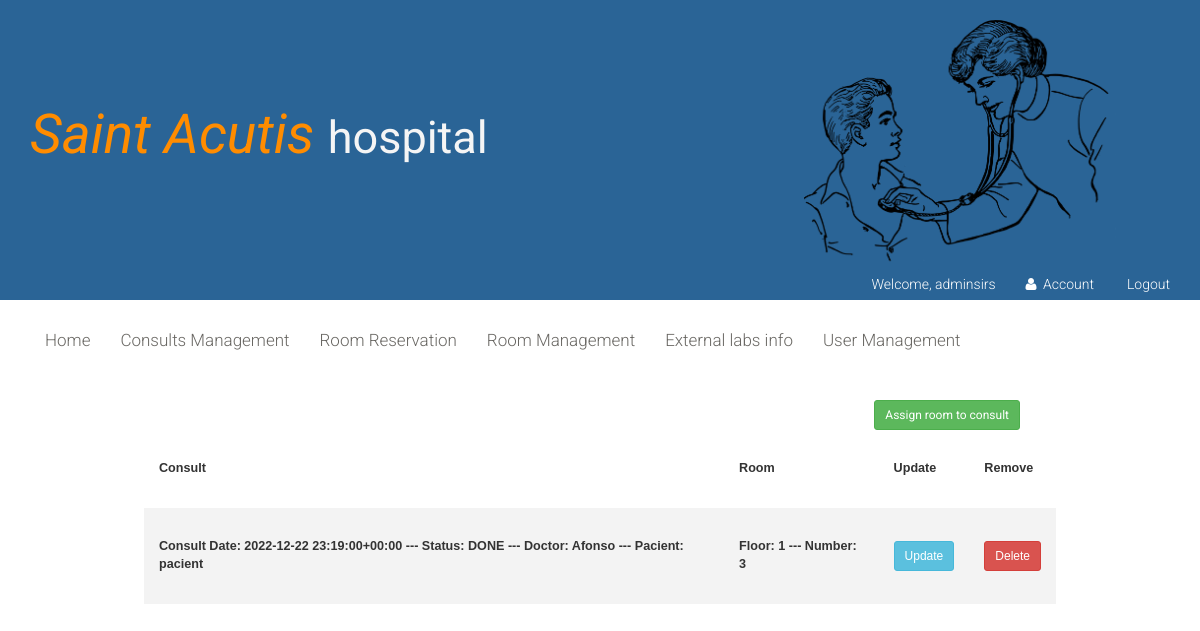
Screenshot of /room-consult-management/ (signed in) with the database file from the repository.
### SAH/models.py (models this page shows, shortened)
class ConsultRoomReservation(models.Model):
    room = models.ForeignKey(Room, on_delete=models.CASCADE)
    consult = models.ForeignKey(Consult, on_delete=models.CASCADE)

class Consult(models.Model):
    scheduled_date = models.DateTimeField(default=datetime.now, null=True)
    consult_date = models.DateTimeField( blank=True, null=True)
    pacient = models.ForeignKey(Pacient, on_delete=models.CASCADE)
    doctor = models.ForeignKey(Doctor, on_delete=models.CASCADE)
    status = models.CharField(choices=(('WAITING','WAITING'),('ACCEPT','ACCEPT'), ('DONE','DONE')), max_length=200)
    description = models.CharField(max_length=150)
    def __str__(self):
        return "Consult Date: " + str(self.consult_date) +  " --- Status: " + str(self.status) + " --- Doctor:    " + self.doctor.name + " --- Pacient: " + self.pacient.name

class Doctor(models.Model):
    user = models.OneToOneField(User, on_delete=models.CASCADE)
    specialization = models.ForeignKey(Specialization, on_delete=models.CASCADE)
    gender = models.CharField(max_length=150, choices=(('Female','Female'), ('Male','Male'),('Other','Other')))
    name = models.CharField(max_length=200)
    address = models.CharField(max_length=400)
    phone_number = models.IntegerField( blank=True, null=True)
    birth_date = models.DateField( blank=True, null=True)
    id_card = models.IntegerField( blank=True, null=True)

class Pacient(models.Model):
    user = models.OneToOneField(User, on_delete=models.CASCADE)
    name = models.CharField(max_length=200)
    gender = models.CharField(max_length=150, choices=(('Female','Female'), ('Male','Male'),('Other','Other')))
    address = models.CharField(max_length=400)
    phone_number = models.IntegerField( blank=True, null=True)
    birth_date = models.DateField( blank=True, null=True)
    id_card = models.IntegerField( blank=True, null=True)

class Room(models.Model):
    number = models.IntegerField( blank=True, null=True)
    floor = models.IntegerField( blank=True, null=True)
    def __str__(self):
        return "Floor: " + str(self.floor) + " --- Number: " + str(self.number)

### SAH/views.py (the view)
# urls.py: path('room-consult-management/', views.room_consult_management, name='room-consult-management'),
def room_consult_management(request):
    if request.user.is_authenticated and request.user.is_superuser:
        return render(request, 'room-consult-management.html', {'consultRoomReservations': ConsultRoomReservation.objects.all()})
    return redirect('login')

### SAH/templates/room-consult-management.html (shortened to what this page needs)
{% extends "layout.html" %}
{% block content %}
	<section style="width: 100%; height:auto">
        <p>
            <a class="btn btn-sm btn-success" style="
             float:right;margin-right:180px"  href="{% url 'create-room-consult' %}" > Assign room to consult </a>
         </p>
        <div   >
                <div   >
                <table class="styled-table">
                <tr>
                    <th>Consult</th>
                    <th>Room </th>
                    <th>Update</th>
                    <th>Remove</th>
                </tr>
                {% for consultReservation in consultRoomReservations %}
                    <tr>
                        <th>{{ consultReservation.consult }}</th>
                        <th>{{ consultReservation.room }}</th>
                        <th><a class="btn btn-sm btn-info" href="{% url 'update-room-consult' consultReservation.id %}">Update</a></th>
                        <th><a class="btn btn-sm btn-danger" href="{% url 'deleteRoomConsult' consultReservation.id %}">Delete</a></th>
                    </tr>
                {%  endfor %}
                </table>
        </div>
    </div>
	</section>
{% endblock %}

### SAH/templates/layout.html (shortened to what this page needs)
<!DOCTYPE html>
<html lang="en">
<head>
    {% load static %}
    <link href="{% static 'css/bootstrap.min.css' %}" rel="stylesheet">
    <link  href="{% static "css/font-awesome.min.css" %}"  rel="stylesheet">
    <link href="{% static "css/prettyPhoto.css" %}"  rel="stylesheet">
    <link href="{% static "css/price-range.css" %}" rel="stylesheet">
    <link href="{% static "css/animate.css" %}" rel="stylesheet">
    <link href="{% static "css/main.css" %}" rel="stylesheet">
    <link href="{% static "css/responsive.css" %}" rel="stylesheet">
</head>
<body >
	<header >
		<div style="height: 300px; background-color: #2a6496;" >
            <img src="../static/images/img-1.png" style=" background-repeat: no-repeat; position: absolute; height: 250px; width: auto; filter: brightness(10) invert(1); margin-top:20px; margin-left: 67%;" >
            <div class="container">
				<div class="row">
					<div class="col-md-8 clearfix">
						<div class="logo pull-left"  style="margin-top: 95px">
                            <a href="{% url "home" %}" > <span style="color: darkorange; font-size: 55px; font-style: italic"   >Saint Acutis </span></a><span style="color: whitesmoke; font-size: 45px;"   >hospital</span></a>
						</div>
					</div>
					<div class="col-md-12 clearfix" style="margin-top: 90px;">
						<div class="shop-menu clearfix pull-right">
							<ul style="float:right" class="nav navbar-nav" >
                                {% if user.is_authenticated %}
								    <li><a style="background-color: #2a6496; color: white"  href="" > Welcome, {{ user.get_username }}</a></li>
                                    <li><a style="background-color: #2a6496; color: white" href="{% url 'account' %}"><i class="fa fa-user"></i> Account</a></li>
                                    <li ><a style="background-color: #2a6496; color:white"  href="{% url "logout" %}">Logout </a></li>
                                {% else %}
								    <li><a style="background-color: #2a6496; color:white" href="{% url 'login' %}" ><i class="fa fa-sign-in" aria-hidden="true"></i>Login</a></li>
                                {%  endif %}
							</ul>
						</div>
					</div>
				</div>
			</div>
		</div>
            <div class="header-bottom">
                <div class="container " >
                    <div class="row">
                        <div class="col-sm-12">
                            <div class="mainmenu  col-sm-12  pull-left" >
                                <ul style="float:left" class="nav navbar-nav collapse navbar-collapse">
                                    {% if user.is_authenticated and user.is_superuser %}
                                    <li><a href="{% url "home" %}" >Home</a></li>
                                    <li><a href="{% url "consults-management" %}" >Consults Management</a></li>
                                    <li><a href="{% url "room-consult-management" %}" >Room Reservation</a></li>
                                    <li><a href="{% url "rooms-management" %}" >Room Management</a></li>
                                    <li><a href="{% url "external-lab-info" %}" >External labs info</a></li>
                                    <li><a href="{% url "users-management" %}" >User Management</a></li>
                                    {%  elif user.is_authenticated %}
                                    <li><a href="{% url "home" %}" >Home</a></li>
                                    <li><a href="{% url "consults" %}" >Consults</a></li>
                                    {%  else %}
                                    <li><a href="{% url "home" %}" >Home</a></li>
                                    <li><a href="{% url "consults" %}" >Consults</a></li>
                                    {%  endif %}
                                </ul>
                            </div>
                        </div>
                    </div>
                    </div>
                </div>
	</header>
            {% block content %}
            {% endblock %}
</body>
</html>

### SAH/static/css/main.css (style rules this page uses)
body { font-family: 'Roboto', sans-serif; position: relative; font-weight: 400px; }
ul li { list-style: none; }
a { -webkit-transition: 300ms; transition: 300ms; }
.shop-menu ul li { display: inline-block; padding-left: 15px; padding-right: 15px; }
.shop-menu ul li:last-child { padding-right: 0; }
.shop-menu ul li a { background: #FFFFFF; color: #696763; font-family: 'Roboto', sans-serif; font-size: 14px; font-weight: 300; padding: 0; padding-right: 0; margin-top: 10px; }
.shop-menu ul li a i { margin-right: 3px; }
.header-bottom { padding-bottom: 30px; padding-top: 30px; }
.navbar-collapse.collapse { padding-left: 0; }
.mainmenu ul li { padding-right: 15px; padding-left: 15px; }
.mainmenu ul li:first-child { padding-left: 0px; }
.mainmenu ul li a { color: #696763; font-family: 'Roboto', sans-serif; font-size: 17px; font-weight: 300; padding: 0; padding-bottom: 10px; }

### SAH/templates/room-consult-management.html (style rules this page uses)
.styled-table { border-collapse: collapse; width:76%; margin-left:12%; margin-right:12%; font-size: 0.9em; font-family: sans-serif; min-width: 400px; }
.styled-table th, .styled-table td { padding: 30px 15px; }
.styled-table tbody tr:nth-of-type(even) { background-color: #f3f3f3; }
.styled-table tbody tr:last-of-type { border-bottom: 2px #009879; }

### rows the page displays
ConsultRoomReservation: consult "Consult Date: 2022-12-22 23:19:00+00:00 --- Status: DONE --- Doctor: Afonso --- Pacient: pacient", room "Floor: 1 --- Number: 3"

### other values shown
{{ user.get_username }} "adminsirs"
